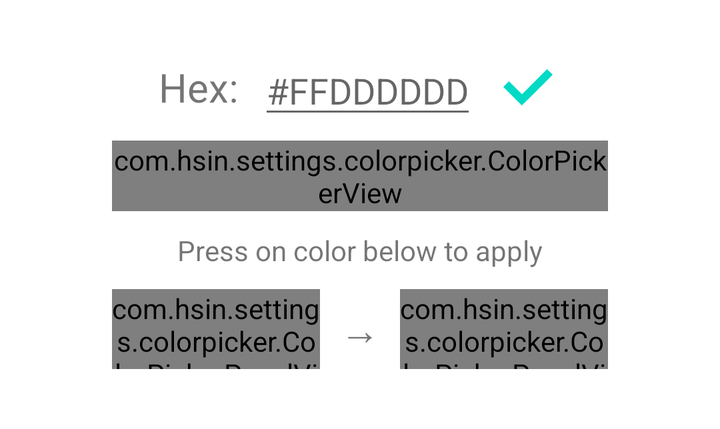
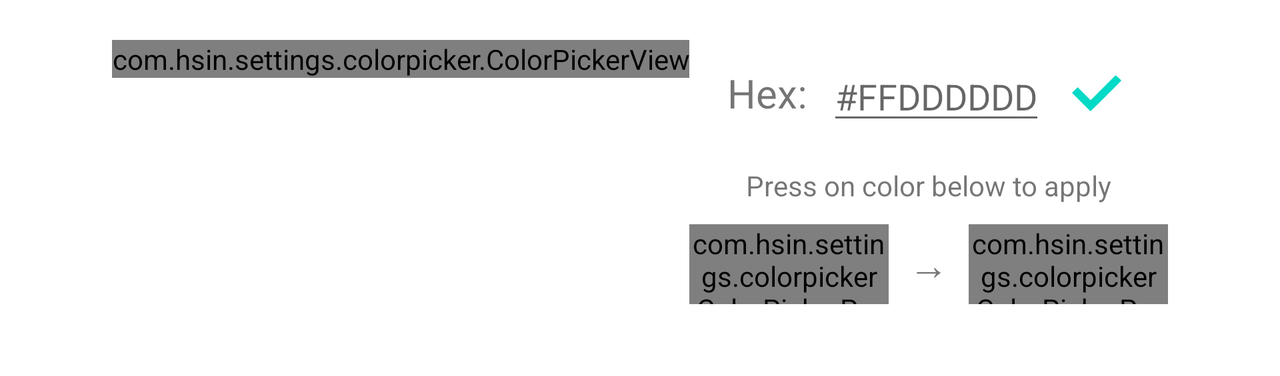

First picture: res/layout/ on a phone held upright. Second picture: the repository's own variant of that layout, on a device whose configuration matches the variant's folder. Source for both follows.
<!-- AndroidManifest.xml: fallback theme Theme.MaterialComponents.DayNight.NoActionBar -->
<!-- res/layout/dui_dialog_color_picker.xml -->
<?xml version="1.0" encoding="utf-8"?>
<LinearLayout
    xmlns:android="http://schemas.android.com/apk/res/android"
    android:layout_width="wrap_content"
    android:layout_height="wrap_content"
    android:layout_marginStart="36dp"
    android:layout_marginEnd="36dp"
    android:padding="@dimen/alert_dialog_padding_material"
    android:orientation="vertical">

    <LinearLayout
        android:layout_width="match_parent"
        android:layout_height="wrap_content"
        android:layout_marginBottom="6dp"
        android:layout_marginTop="3dp"
        android:gravity="center"
        android:orientation="horizontal">

        <TextView
            android:layout_width="wrap_content"
            android:layout_height="wrap_content"
            android:layout_marginEnd="10dp"
            android:text="@string/hex"
            android:textSize="20sp" />

        <EditText
            android:id="@+id/hex"
            android:layout_width="wrap_content"
            android:layout_height="wrap_content"
            android:hint="@string/hex_hint" />

        <ImageButton
            android:id="@+id/enter"
            android:layout_width="wrap_content"
            android:layout_height="wrap_content"
            android:layout_marginStart="10dp"
            android:background="@android:color/transparent"
            android:gravity="center"
            android:src="@drawable/ic_action_set" />

    </LinearLayout>

    <com.hsin.settings.colorpicker.ColorPickerView
        android:id="@+id/color_picker_view"
        android:layout_width="wrap_content"
        android:layout_height="wrap_content"
        android:tag="portrait" />

    <TextView
        android:layout_width="match_parent"
        android:layout_height="wrap_content"
        android:text="@string/press_color_to_apply"
        android:gravity="center"
        android:layout_marginTop="10dp"
        android:layout_marginBottom="10dp"
        android:textAppearance="?android:attr/textAppearanceSmall" />

    <LinearLayout
        android:layout_width="wrap_content"
        android:layout_height="40dp"
        android:orientation="horizontal"
        android:layout_marginBottom="10dp">

        <com.hsin.settings.colorpicker.ColorPickerPanelView
            android:id="@+id/old_color_panel"
            android:layout_width="0px"
            android:layout_height="fill_parent"
            android:layout_weight="0.5" />

        <TextView
            android:layout_width="wrap_content"
            android:layout_height="fill_parent"
            android:text="@string/arrow_right"
            android:textSize="20sp"
            android:gravity="center"
            android:layout_marginLeft="10dp"
            android:layout_marginRight="10dp" />

        <com.hsin.settings.colorpicker.ColorPickerPanelView
            android:id="@+id/new_color_panel"
            android:layout_width="0px"
            android:layout_height="wrap_content"
            android:layout_weight="0.5" />

    </LinearLayout>

</LinearLayout>
<!-- resources referenced by this layout -->
<resources>
  <dimen name="alert_dialog_padding_material">20dp</dimen>
  <!-- drawable ic_action_set (drawable) -->
  <vector xmlns:android="http://schemas.android.com/apk/res/android"
      android:width="32.000000dp"
      android:height="32.000000dp"
      android:viewportWidth="96.000000"
      android:viewportHeight="96.000000"
      android:tint="?android:attr/colorAccent">
  
      <group
          android:translateY="96.000000"
          android:scaleX="0.100000"
          android:scaleY="-0.100000">
          <path
              android:fillColor="#FFFFFFFF"
              android:strokeWidth="1"
              android:pathData="M567 562 l-187 -187 -98 98 -98 97 -42 -43 -42 -43 139 -138 138 -138 232 227 c127
  125 231 230 230 234 0 3 -20 23 -43 43 l-42 37 -187 -187z" />
      </group>
  </vector>
  <string name="arrow_right">→</string>
  <string name="hex">Hex:</string>
  <string name="hex_hint" translatable="false">#FFDDDDDD</string>
  <string name="press_color_to_apply">Press on color below to apply</string>
</resources>
<!-- res/layout-land/dui_dialog_color_picker.xml (the repository's variant of the layout above) -->
<!-- drawn on the phone turned sideways -->
<?xml version="1.0" encoding="utf-8"?>
<LinearLayout
    xmlns:android="http://schemas.android.com/apk/res/android"
    android:layout_width="wrap_content"
    android:layout_height="wrap_content"
    android:layout_marginStart="36dp"
    android:layout_marginEnd="36dp"
    android:padding="@dimen/alert_dialog_padding_material"
    android:orientation="horizontal">

    <com.hsin.settings.colorpicker.ColorPickerView
        android:id="@+id/color_picker_view"
        android:layout_width="wrap_content"
        android:layout_height="wrap_content"
        android:tag="landscape" />

    <LinearLayout
        android:layout_width="match_parent"
        android:layout_height="wrap_content"
        android:layout_marginBottom="6dp"
        android:layout_marginTop="3dp"
        android:gravity="center"
        android:orientation="vertical">

        <LinearLayout
            android:layout_width="match_parent"
            android:layout_height="wrap_content"
            android:layout_marginBottom="6dp"
            android:layout_marginTop="3dp"
            android:gravity="center"
            android:orientation="horizontal">

            <TextView
                android:layout_width="wrap_content"
                android:layout_height="wrap_content"
                android:layout_marginEnd="10dp"
                android:text="@string/hex"
                android:textSize="20sp" />

            <EditText
                android:id="@+id/hex"
                android:layout_width="wrap_content"
                android:layout_height="wrap_content"
                android:hint="@string/hex_hint" />

            <ImageButton
                android:id="@+id/enter"
                android:layout_width="wrap_content"
                android:layout_height="wrap_content"
                android:layout_marginStart="10dp"
                android:background="@android:color/transparent"
                android:gravity="center"
                android:src="@drawable/ic_action_set" />
        </LinearLayout>

        <TextView
            android:layout_width="match_parent"
            android:layout_height="wrap_content"
            android:text="@string/press_color_to_apply"
            android:gravity="center"
            android:layout_marginTop="10dp"
            android:layout_marginBottom="10dp"
            android:textAppearance="?android:attr/textAppearanceSmall" />

        <LinearLayout
            android:layout_width="wrap_content"
            android:layout_height="40dp"
            android:orientation="horizontal"
            android:layout_marginBottom="10dp">

            <com.hsin.settings.colorpicker.ColorPickerPanelView
                android:id="@+id/old_color_panel"
                android:layout_width="0px"
                android:layout_height="fill_parent"
                android:layout_weight="0.5" />

            <TextView
                android:layout_width="wrap_content"
                android:layout_height="fill_parent"
                android:text="@string/arrow_right"
                android:textSize="20sp"
                android:gravity="center"
                android:layout_marginLeft="10dp"
                android:layout_marginRight="10dp" />

            <com.hsin.settings.colorpicker.ColorPickerPanelView
                android:id="@+id/new_color_panel"
                android:layout_width="0px"
                android:layout_height="wrap_content"
                android:layout_weight="0.5" />
        </LinearLayout>

    </LinearLayout>

</LinearLayout>
